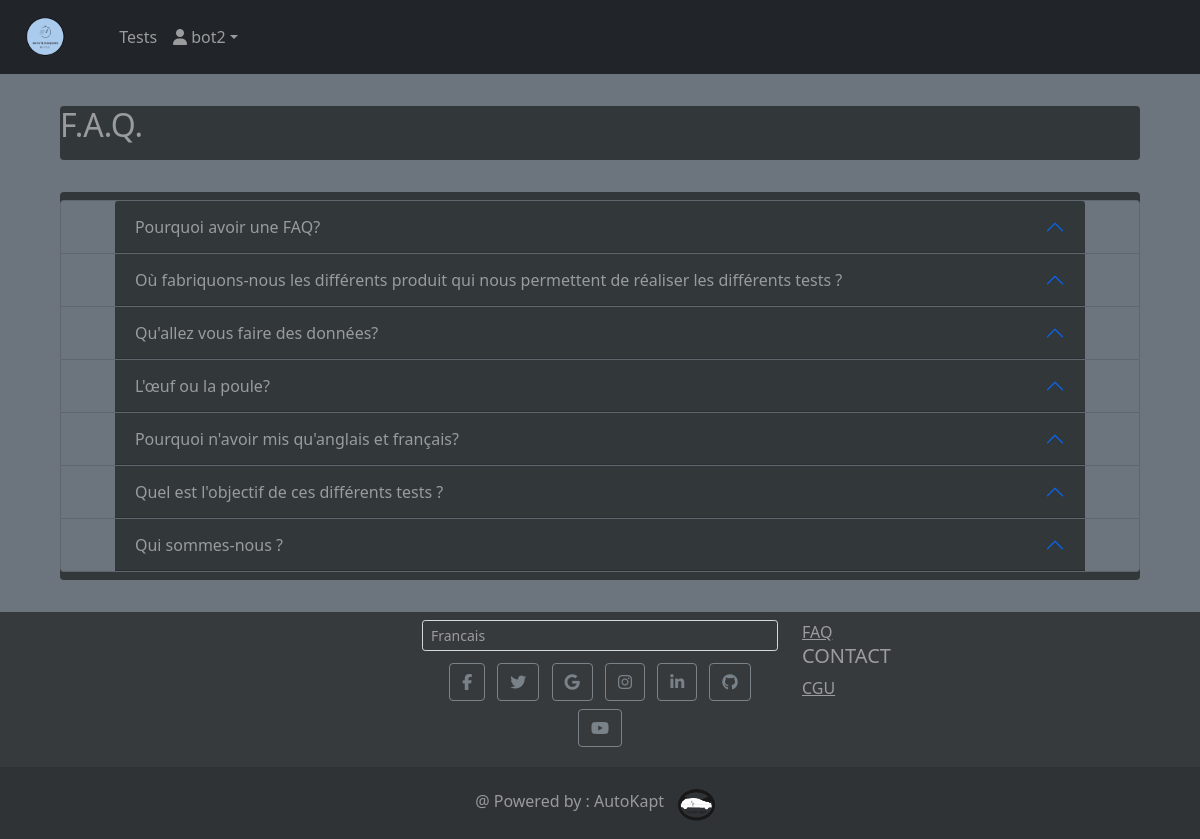
/View/faq.php (signed in), run on the app's committed database.
### tables this page shows
CREATE TABLE `faq` (
  `faqId` int(11) NOT NULL,
  `faqQuestion` text NOT NULL,
  `faqAnswer` text NOT NULL,
  `faqLanguage` varchar(2) DEFAULT NULL
);

### Model/functions.inc.php (the view, shortened to what this page needs)
<?php
function showFAQ($conn, $language){
    $sql = "SELECT * FROM faq WHERE faqLanguage=?;";
    $stmt = mysqli_stmt_init($conn);
    if(!mysqli_stmt_prepare($stmt, $sql)){
        echo "error3";
        exit();
    } else {
        mysqli_stmt_bind_param($stmt, "s", $language);
        mysqli_stmt_execute($stmt);
    }
    $result = mysqli_stmt_get_result($stmt);
    while ($rows = mysqli_fetch_assoc($result)){
        echo '
        <div class="accordion-item bg-secondary text-white-50">
				<h2 class="accordion-header pt-0" id="heading' .$rows['faqId'] . '">
				<button class="accordion-button dark2 text-white-50" type="button" data-bs-toggle="collapse" data-bs-target="#collapse' .$rows['faqId'] . '" aria-expanded="false" aria-controls="collapse' .$rows['faqId'] . '">
                    ' . $rows['faqQuestion'] . '
				</button>
				</h2>
				<div id="collapse' .$rows['faqId'] . '" class="accordion-collapse collapse" aria-labelledby="heading' .$rows['faqId'] . '" data-bs-parent="#accordionFAQ">
				<div class="accordion-body">
                ' . $rows['faqAnswer'] . '
				</div>
				</div>
			</div>
        ';
    }
}

### CSS/style.css (style rules this page uses)
body { font-family: "Advent Pro", sans-serif; padding: 0; margin: 0; }
*, *::before, *::after { margin: 0; padding: 0; box-sizing: inherit; }
html { box-sizing: border-box; }
.dark2 { background-color: #32373a !important; }
.accordion-header { width: 90% !important; text-align: justify; margin-left: auto; margin-right: auto; }

### data on the page
faq: faqQuestion "Pourquoi avoir une FAQ?"
faq: faqQuestion "Où fabriquons-nous les différents produit qui nous permettent de réaliser les différents tests ?"
faq: faqQuestion "Qu'allez vous faire des données?"
faq: faqQuestion "L'œuf ou la poule?"
faq: faqQuestion "Pourquoi n'avoir mis qu'anglais et français?"
faq: faqQuestion "Quel est l'objectif de ces différents tests ?"
faq: faqQuestion "Qui sommes-nous ?"

### other printed values
$_SESSION["userUsername"] "bot2"
